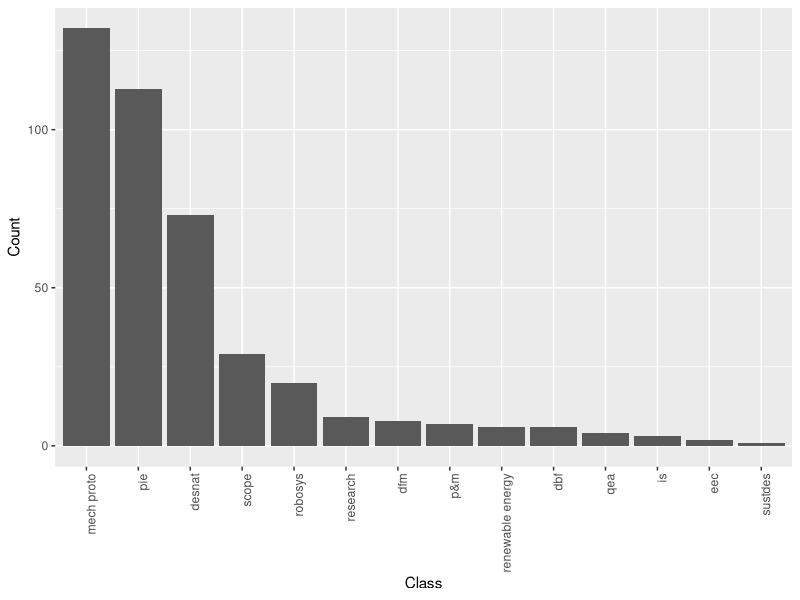
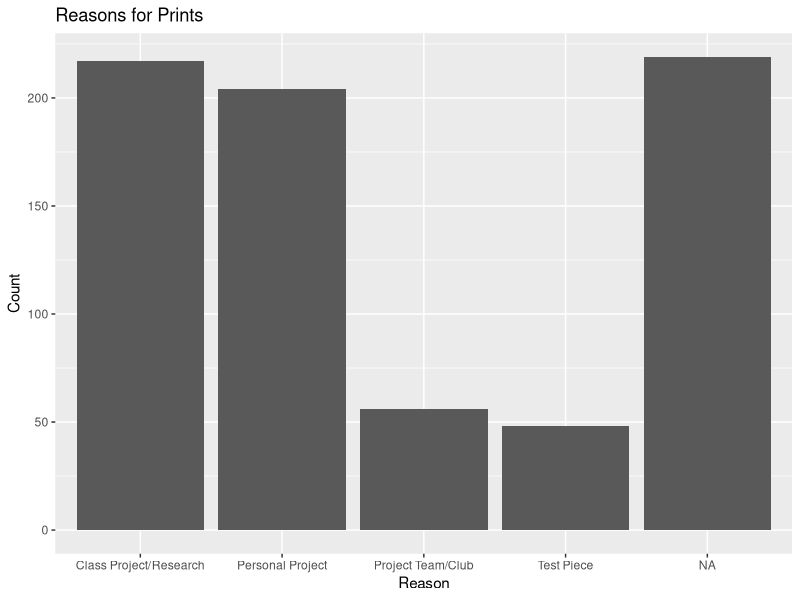
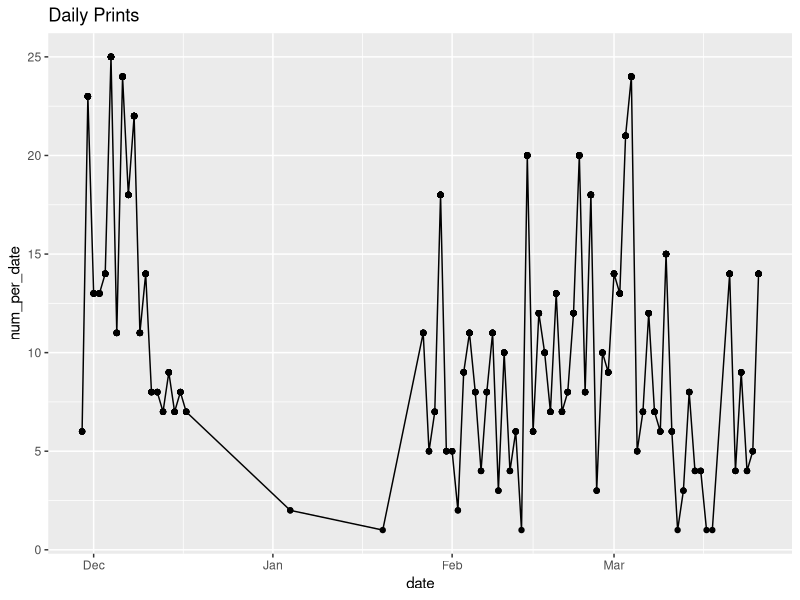
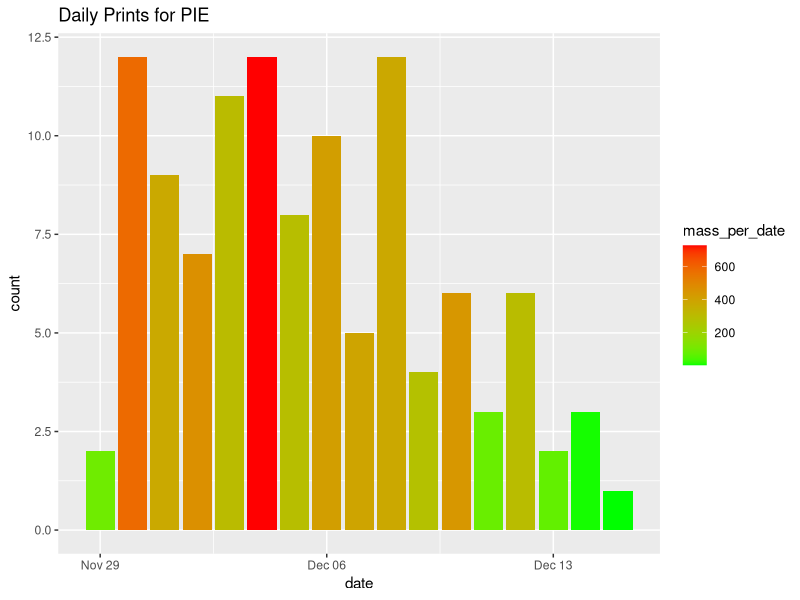
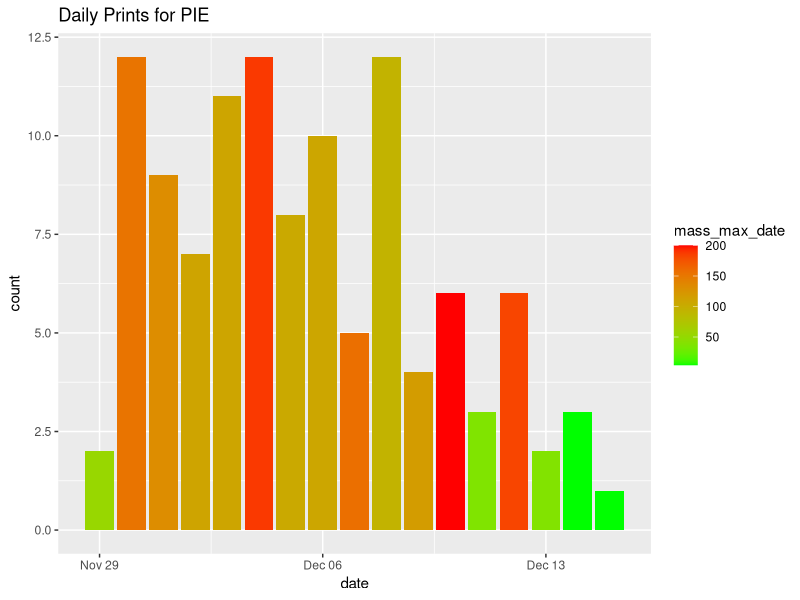
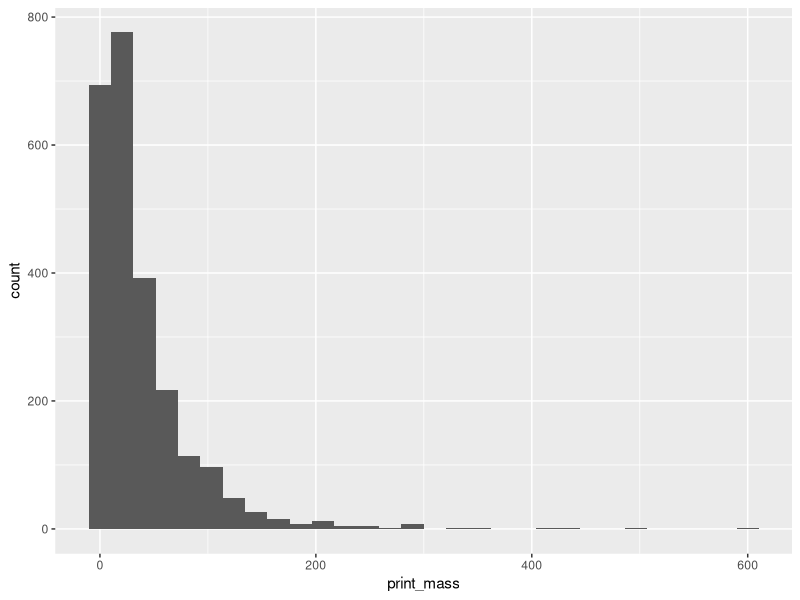

The R script that drew these images, in order:
## ---- chunk 1
knitr::opts_chunk$set(echo = TRUE)
library(tidyverse)
library(lubridate)
library(chron)
## ---- chunk 2
theme_common <- function() {
  theme_minimal() %+replace%
  theme(
    axis.text.x = element_text(size = 12),
    axis.text.y = element_text(size = 12),
    axis.title.x = element_text(margin = margin(4, 4, 4, 4), size = 16),
    axis.title.y = element_text(margin = margin(4, 4, 4, 4), size = 16, angle = 90),
    legend.title = element_text(size = 16),
    legend.text = element_text(size = 12),
    strip.text.x = element_text(size = 12),
    strip.text.y = element_text(size = 12),
    panel.grid.major = element_line(color = "grey90"),
    panel.grid.minor = element_line(color = "grey90"),
    aspect.ratio = 10/16,
    plot.margin = unit(c(t = +0, b = +0, r = +0, l = +0), "cm"),
    plot.title = element_text(size = 18),
    # plot.title.position = "plot",
    plot.subtitle = element_text(size = 16),
    plot.caption = element_text(size = 12)
  )
}
## ---- chunk 3
df_curr_raw <- read_csv(file = "data/3d_curr.csv")
df_old_raw <- read_csv(file = "data/3d_old.csv")
## ---- chunk 4
df_curr <- 
  df_curr_raw %>% 
  mutate(
    print_mass = str_extract(print_mass_grams, "\\d+"), # extract just mass from print mass
    class = tolower(class) #make class lowercase
  ) %>% 
  #separate into date and time
  separate(timestamp, c("date", "time"), sep = " ", remove = FALSE) %>% 
  transform(
    date = as.Date(date),
    time = chron(time = time),
    print_mass = as.numeric(print_mass)
  )

#unique(df_curr$class)

# Standardize each class to ensure pie/principles of integrated engineering are the same/pieeeeeee are the same
df_curr <-
  df_curr %>% 
  mutate (
    class = str_replace(class, "pie.*", "pie"),
    class = str_replace(class, "dfm|.*manufact.*", "dfm"),
    class = str_replace(class, ".*scope.*", "scope"),
    class = str_replace(class, ".*indep.*|is.*", "is"),
    class = str_replace(class, ".*nat.*|.*nt.*", "desnat"),
    class = str_replace(class, ".*renewable.*", "renewable energy"),
    class = str_replace(class, ".*eec.*", "eec"),
    class = str_replace(class, ".*proto.*", "mech proto"),
    class = str_replace(class, ".*qea.*", "qea"),
    class = str_replace(class, ".*research.*|.*lair.*", "research"),
    class = str_replace(class, ".*market.*|p&.*|p[[:space:]]&.*", "p&m"),
    class = str_replace(class, ".*sust.*", "sustdes"),
    class = str_replace(class, ".*robos.*", "robosys"),
    class = str_replace(class, ".*dbf.*|design[[:space:]]bu.*", "dbf"),
    class = factor(
      class,
      levels = c("pie", "dfm", "scope", "is", "desnat", "renewable energy", "eec", "mech proto", "qea", "research", "p&m", "sustdes", 
        "robosys", "dbf")
    ),
   reason_print = str_replace(reason_print, "Class Project", "Class Project/Research"), #combine since Class Project/Research was created in middle of survey
   reason_print = factor(
     reason_print,
     levels = c("Class Project/Research", "Personal Project", "Project Team/Club", "Test Piece")
   )

  )
## ---- chunk 5
df_curr %>% 
  group_by(class) %>% 
  summarize(
    num_class = length(class)
  ) %>% 
  filter(
    !is.na(class)
  ) %>% 
  ggplot(aes(x = reorder(class, -num_class), y = num_class)) +
  geom_col() +
  #theme_common() +
  theme(axis.text.x = element_text(angle = 90, hjust = 1)) +
  xlab("Class") +
  ylab("Count")
## ---- chunk 6
df_curr %>% 
  count(reason_print) %>% 
  ggplot(aes(x = reorder(reason_print, -n), y = n)) +
  geom_col() +
  xlab("Reason") +
  ylab("Count") +
  ggtitle("Reasons for Prints")
  
## ---- chunk 7
df_curr %>% 
  group_by(date) %>% 
  mutate(
    num_per_date = length(date)
  ) %>% 
  ggplot(aes(x = date, y = num_per_date)) +
  geom_point() +
  geom_line() +
  ggtitle("Daily Prints")

  
  
## ---- chunk 8
df_curr %>% 
  filter(class == "pie") %>%
  group_by(date) %>%
  mutate(
    num_per_date = length(date),
    mass_per_date = sum(print_mass, na.rm = TRUE)
  ) %>%
  ggplot(aes(x = date, fill = mass_per_date, group = interaction(date, mass_per_date))) +
  geom_bar() +
  scale_fill_gradient(low = "green", high = "red") +
  ggtitle("Daily Prints for PIE")

## ---- chunk 9
df_curr %>% 
  filter(class == "pie") %>%
  group_by(date) %>%
  mutate(
    num_per_date = length(date),
    mass_max_date = max(print_mass, na.rm = TRUE)
  ) %>%
  ggplot(aes(x = date, fill = mass_max_date, group = interaction(date, mass_max_date))) +
  geom_bar() +
  scale_fill_gradient(low = "green", high = "red") +
  ggtitle("Daily Prints for PIE")
## ---- chunk 10
df_old <- 
  df_old_raw %>% 
  mutate(
    print_mass = str_extract(print_mass_grams, "\\d+"), # extract just mass from print mass
  ) %>% 
  #separate into date and time
  separate(timestamp, c("date", "time"), sep = " ", remove = FALSE) %>% 
  transform(
    date = as.Date(date),
    time = chron(time = time),
    print_mass = as.numeric(print_mass)
  )

## ---- chunk 11
df_old %>% 
  ggplot(aes(x = print_mass)) +
  geom_histogram() 
